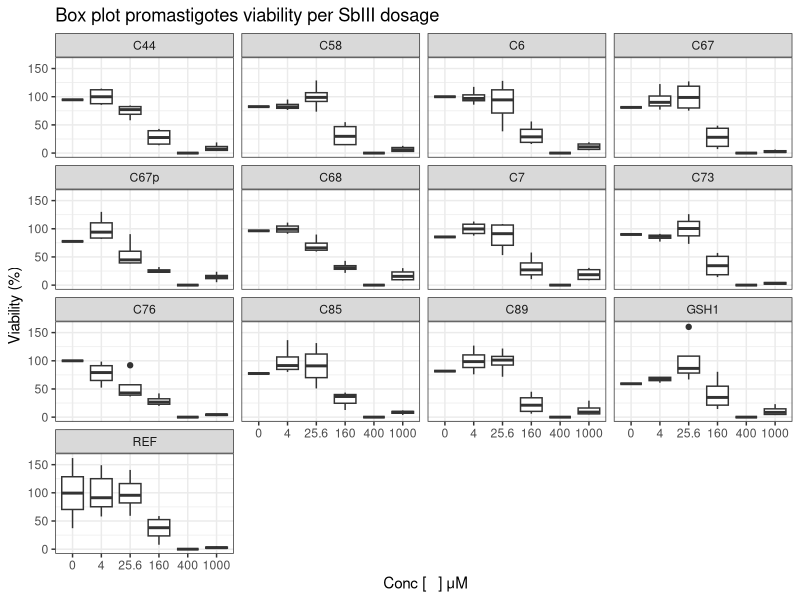
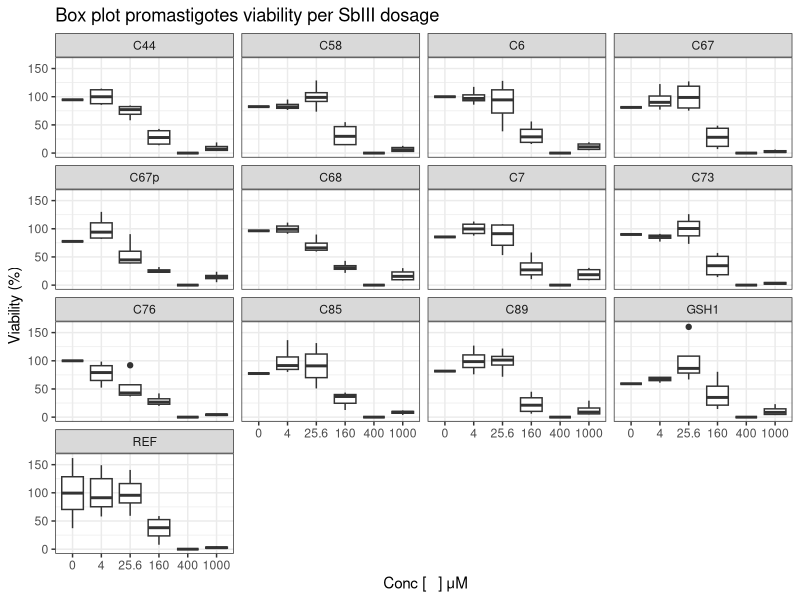

Here is the R script that generated these plots, in order:
################################################################################
############################### EDA-BoxPlot  ###################################
################################################################################

# Packages

library(dplyr)
library(ggplot2)

# Loading data 

DataMTT <-  read.csv(file = "Data/Processed/DataMTT_processed_normalized.csv",
                     header = TRUE, sep =",")

# Checking data
head(DataMTT)
sapply(DataMTT, class)
DataMTT$pop <- as.factor(DataMTT$pop )
DataMTT$experiment <- as.factor(DataMTT$experiment)
DataMTT$conc<- as.factor(DataMTT$conc)
sapply(DataMTT, class)


MTT_BP_pop <-  ggplot(DataMTT, aes(conc, viability_normalized))+
  geom_boxplot()+
  ggtitle("Box plot promastigotes viability per SbIII dosage") +
  labs(x = " Conc [   ] μM", y = "Viability (%)")+
  theme(plot.title = element_text(size = 14,face="bold"),
        axis.text.x = element_text(size = 10), 
        axis.text.y = element_text(size = 10),
        axis.title.x = element_text(size = 15),
        axis.title.y = element_text(size = 15))+
  #facet_grid(MTT_SbIII_48h$pop)+
  facet_wrap(~pop)+
  theme_bw()

MTT_BP_pop +  labs(color = "Populations")

ggsave("Figures/07_MTT_BoxPlot_normalized.png")
